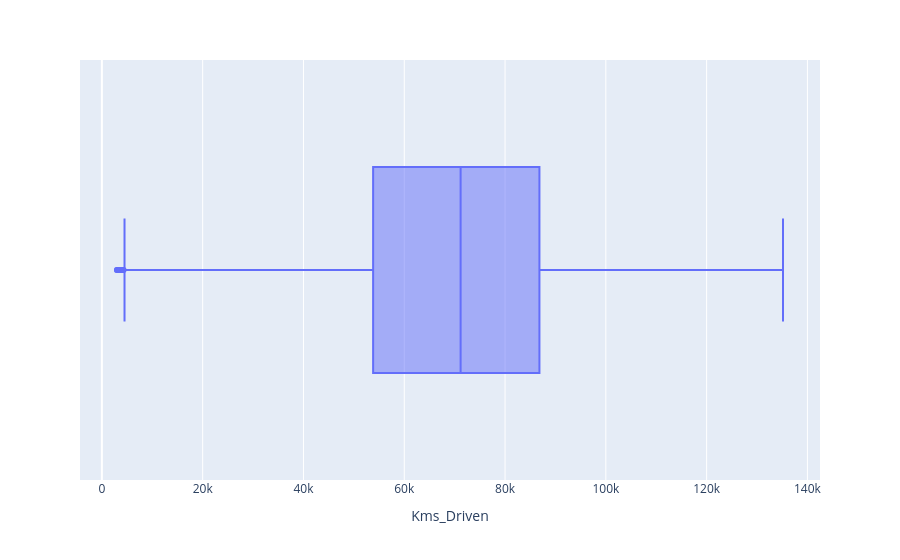
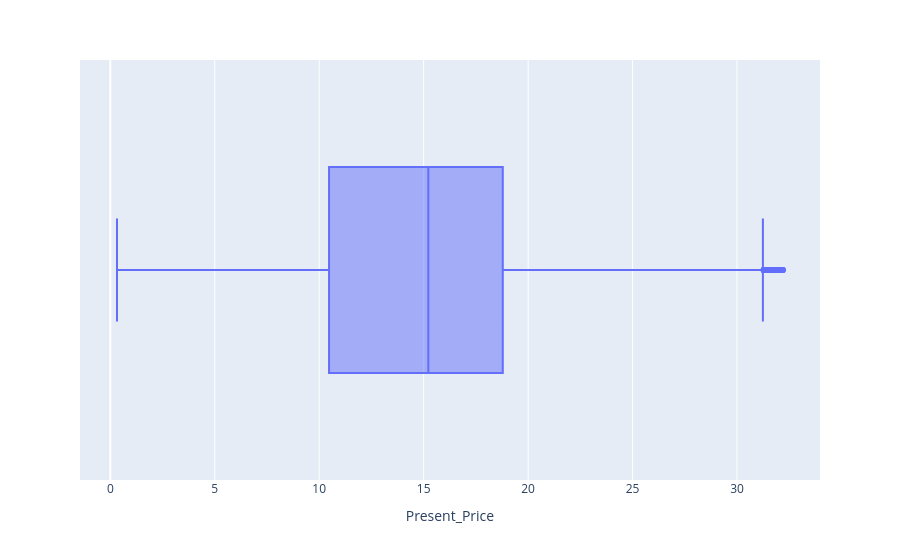
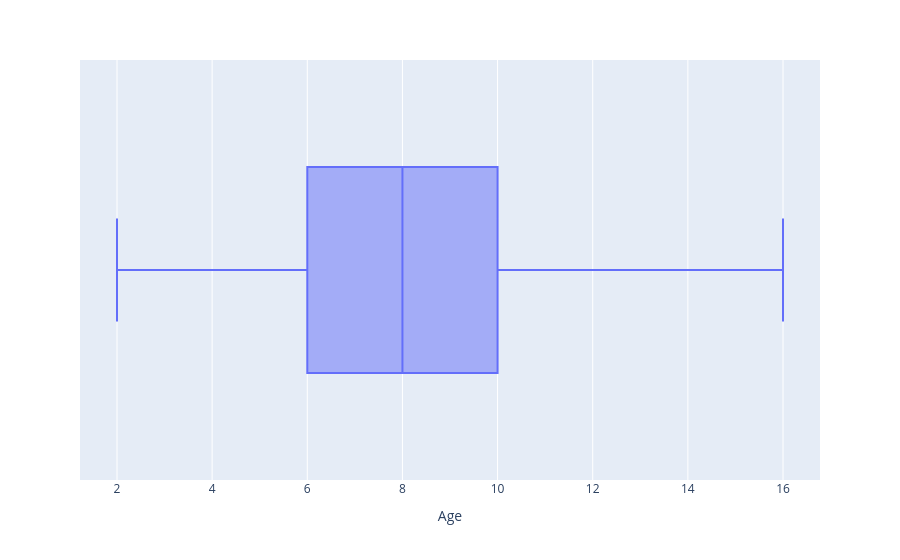
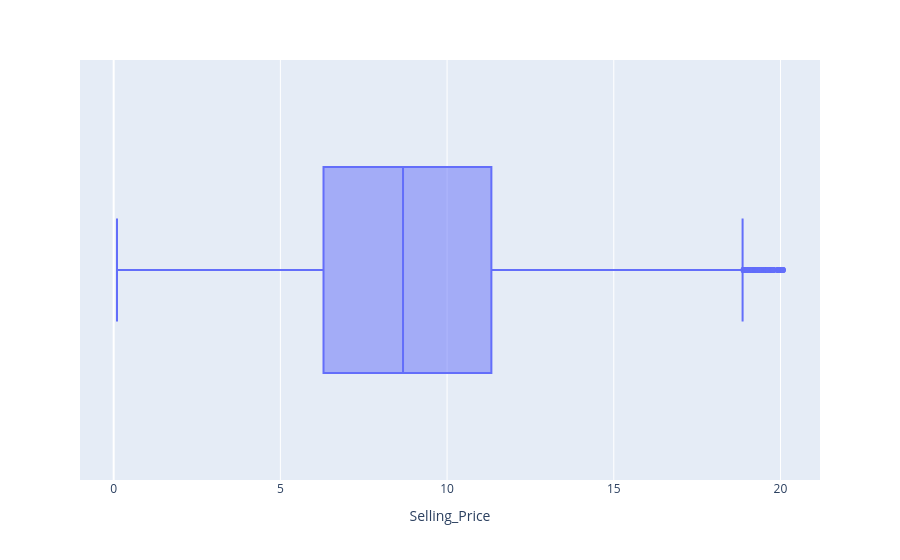

Here is the notebook cell these charts were saved with, in order:
### Code cell
# réafficher les boxplots
for col in quant_data.columns:
  boxplot_func(col)

### Figure 1 — Plotly figure (JSON) as saved in the notebook; plotly's stock layout.template omitted (floating-point values rounded to 4 significant figures; data arrays with more than 128 entries replaced by an {"elided": "..."} marker saying what was removed)
{"data": [{"alignmentgroup": "True", "hovertemplate": "Kms_Driven=%{x}<extra></extra>", "legendgroup": "", "marker": {"color": "#636efa"}, "name": "", "notched": false, "offsetgroup": "", "orientation": "h", "showlegend": false, "type": "box", "x": {"elided": "5861 float values"}, "x0": " ", "xaxis": "x", "y0": " ", "yaxis": "y"}], "layout": {"boxmode": "group", "legend": {"tracegroupgap": 0}, "margin": {"t": 60}, "xaxis": {"anchor": "y", "domain": [0.0, 1.0], "title": {"text": "Kms_Driven"}}, "yaxis": {"anchor": "x", "domain": [0.0, 1.0]}}}

### Figure 2 — Plotly figure (JSON) as saved in the notebook; plotly's stock layout.template omitted (floating-point values rounded to 4 significant figures; data arrays with more than 128 entries replaced by an {"elided": "..."} marker saying what was removed)
{"data": [{"alignmentgroup": "True", "hovertemplate": "Present_Price=%{x}<extra></extra>", "legendgroup": "", "marker": {"color": "#636efa"}, "name": "", "notched": false, "offsetgroup": "", "orientation": "h", "showlegend": false, "type": "box", "x": {"elided": "5861 float values"}, "x0": " ", "xaxis": "x", "y0": " ", "yaxis": "y"}], "layout": {"boxmode": "group", "legend": {"tracegroupgap": 0}, "margin": {"t": 60}, "xaxis": {"anchor": "y", "domain": [0.0, 1.0], "title": {"text": "Present_Price"}}, "yaxis": {"anchor": "x", "domain": [0.0, 1.0]}}}

### Figure 3 — Plotly figure (JSON) as saved in the notebook; plotly's stock layout.template omitted (floating-point values rounded to 4 significant figures; data arrays with more than 128 entries replaced by an {"elided": "..."} marker saying what was removed)
{"data": [{"alignmentgroup": "True", "hovertemplate": "Age=%{x}<extra></extra>", "legendgroup": "", "marker": {"color": "#636efa"}, "name": "", "notched": false, "offsetgroup": "", "orientation": "h", "showlegend": false, "type": "box", "x": {"elided": "5861 float values"}, "x0": " ", "xaxis": "x", "y0": " ", "yaxis": "y"}], "layout": {"boxmode": "group", "legend": {"tracegroupgap": 0}, "margin": {"t": 60}, "xaxis": {"anchor": "y", "domain": [0.0, 1.0], "title": {"text": "Age"}}, "yaxis": {"anchor": "x", "domain": [0.0, 1.0]}}}

### Figure 4 — Plotly figure (JSON) as saved in the notebook; plotly's stock layout.template omitted (floating-point values rounded to 4 significant figures; data arrays with more than 128 entries replaced by an {"elided": "..."} marker saying what was removed)
{"data": [{"alignmentgroup": "True", "hovertemplate": "Selling_Price=%{x}<extra></extra>", "legendgroup": "", "marker": {"color": "#636efa"}, "name": "", "notched": false, "offsetgroup": "", "orientation": "h", "showlegend": false, "type": "box", "x": {"elided": "5861 float values"}, "x0": " ", "xaxis": "x", "y0": " ", "yaxis": "y"}], "layout": {"boxmode": "group", "legend": {"tracegroupgap": 0}, "margin": {"t": 60}, "xaxis": {"anchor": "y", "domain": [0.0, 1.0], "title": {"text": "Selling_Price"}}, "yaxis": {"anchor": "x", "domain": [0.0, 1.0]}}}
